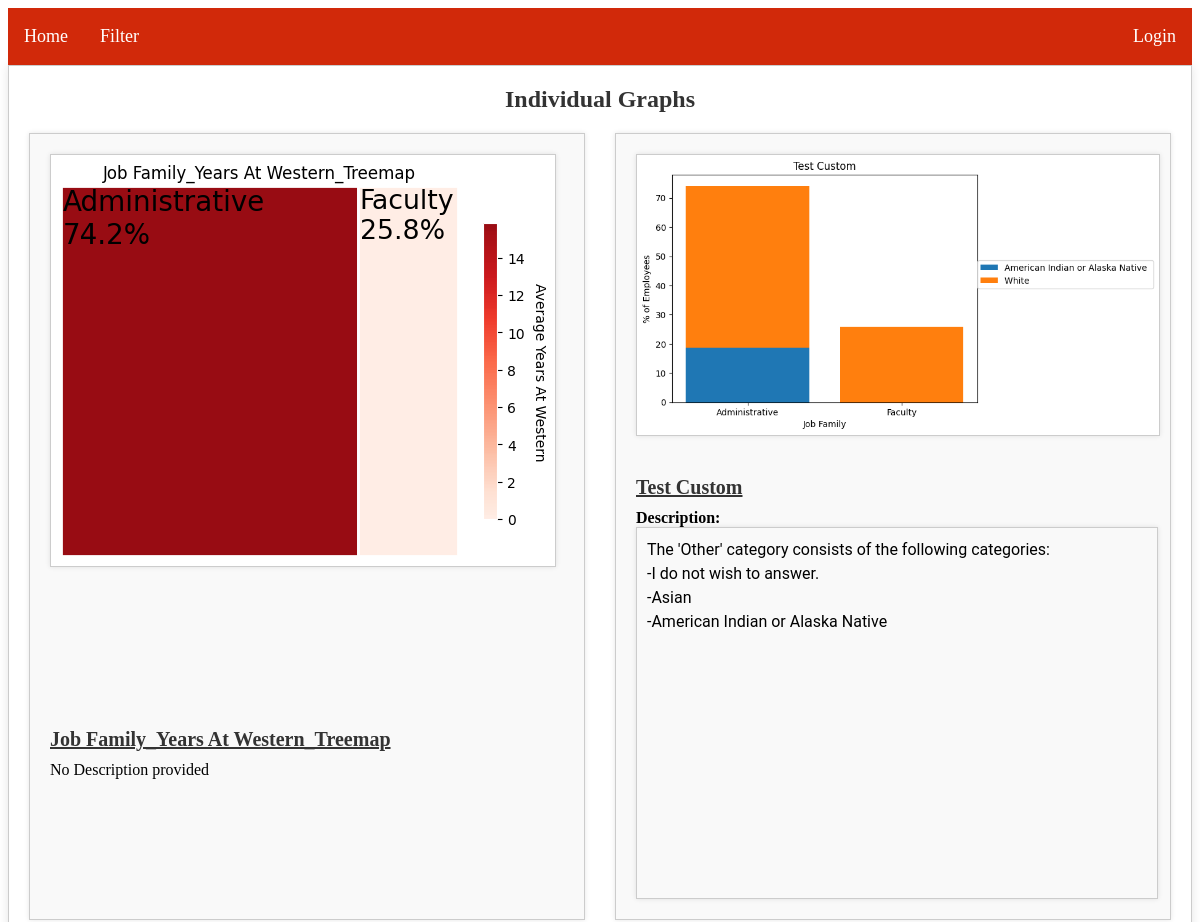
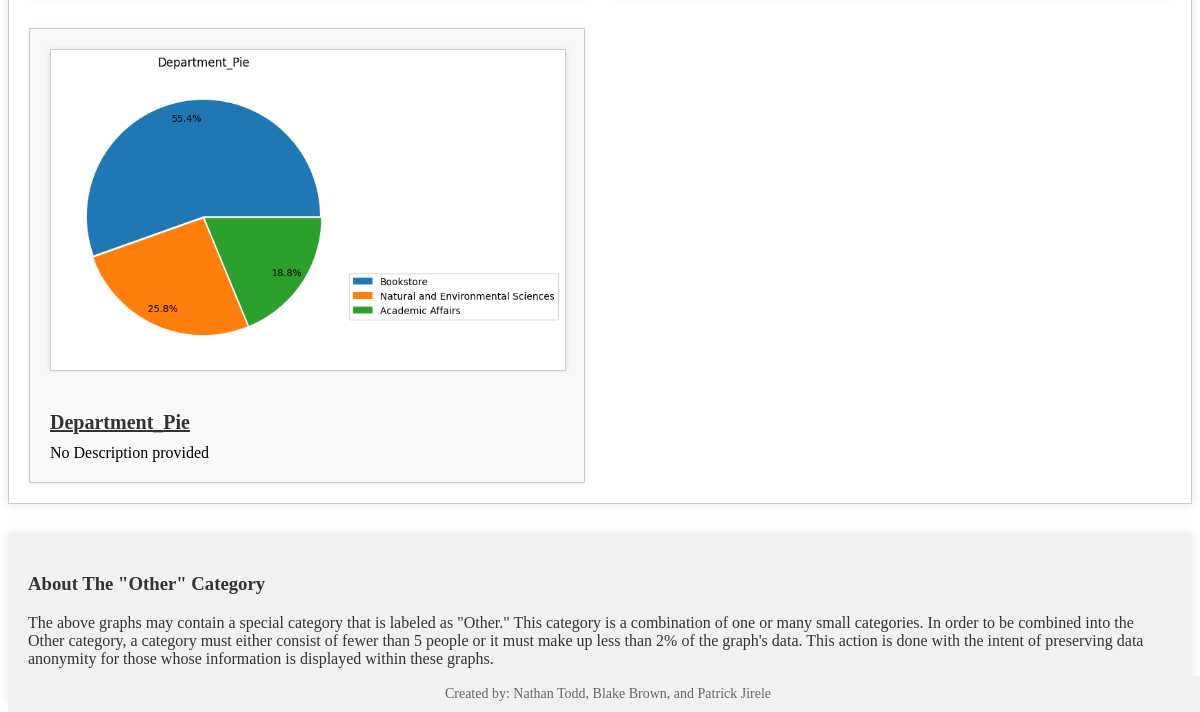
Before: / with the older database file (2 pictures, top to bottom).
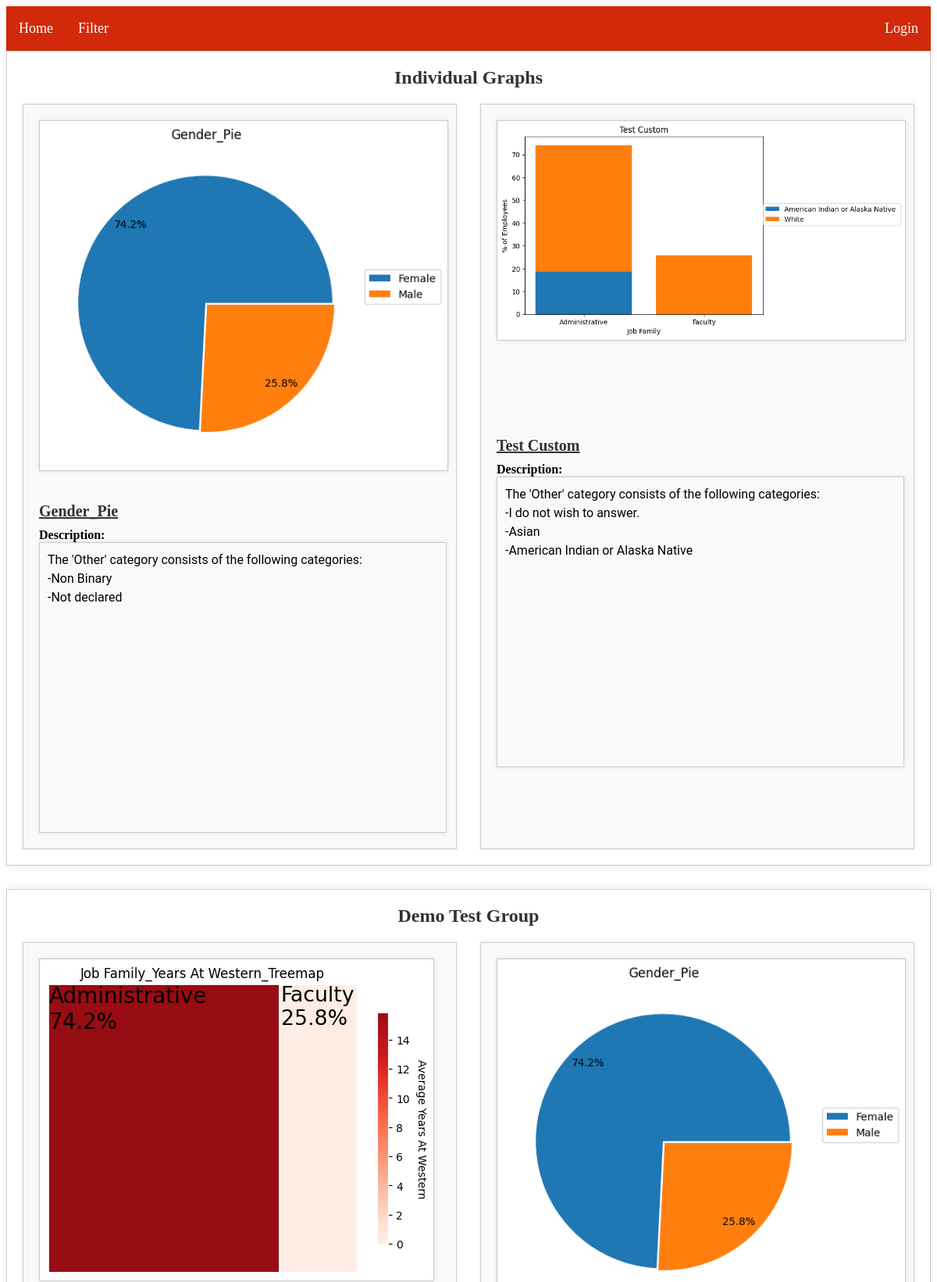
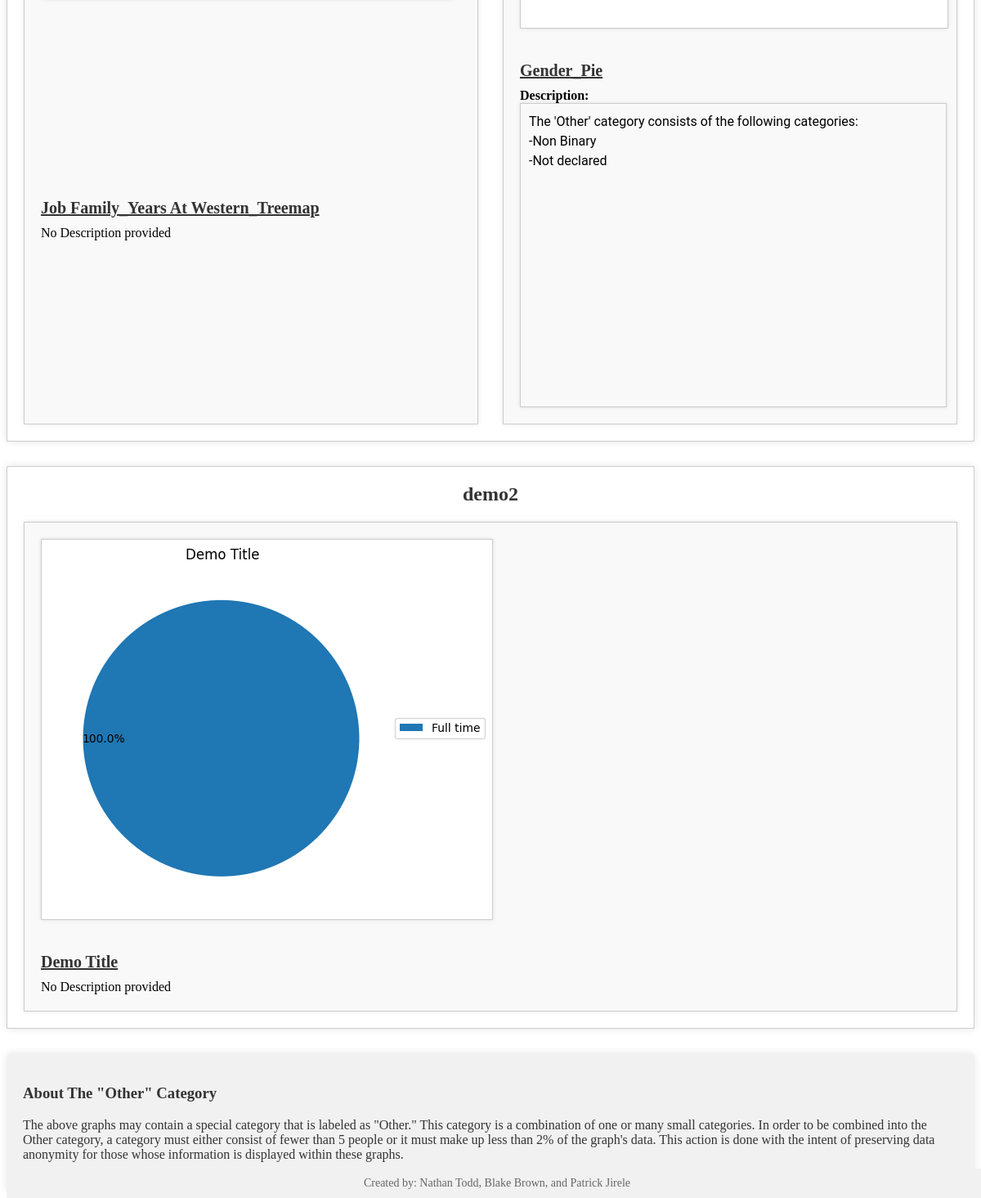
After: the same page with the newer database file (2 pictures, top to bottom).
### main.py (models this page shows)
class Graphs(db.Model):
    id = db.Column(db.Integer, primary_key=True)
    path = db.Column(db.String(100), nullable=False)
    title = db.Column(db.String(50), nullable=False)
    description = db.Column(db.String(250), nullable=True)
    type = db.Column(db.String(20))
    useQuantity = db.Column(db.Boolean, default=False)
    currently_displayed = db.Column(db.Boolean, default=False, nullable=False)
    group_id = db.Column(db.Integer, db.ForeignKey('graphgroup.id'), nullable=True)

class GraphGroup(db.Model):
    __tablename__ = 'graphgroup'
    id = db.Column(db.Integer, primary_key=True)
    group_name = db.Column(db.String(100))
    currently_displayed = db.Column(db.Boolean, default=False, nullable=False)
    graphs = db.relationship('Graphs', backref='GraphGroup', lazy='dynamic')

### main.py (the view)
@app.route('/')
def home():
    graphsFromDb = Graphs.query.filter_by(currently_displayed = 1).all()
    graphs_by_group = GraphGroup.query.filter_by(currently_displayed = 1).all()
    return render_template('home.html', graphs=graphsFromDb, graphGroups=graphs_by_group)

### templates/home.html (shortened to what this page needs)
{% extends 'base.html' %}
{% block content %}
<body>
    {% if graphs %}
        <div class="group-container">
            <h2>Individual Graphs</h2>
            <div class="graph-grid">
                {% for graph in graphs %}
                <div class="group-graph-container" data-graph-id="{{ graph.id }}">
                    <img src="{{ graph.path }}" class="thumbnail-img" alt="{{ graph.title }}" onclick="openModal(this)">
                    <div class="content-wrapper">
                        <div class="title-container">{{ graph.title }}</div>
                        {% if graph.description %}
                        <div class="description-container">
                            <b>Description:</b>
                            <div class="description-quote">
                                {{ graph.description|safe }}
                            </div>
                        </div>
                        {% else %}
                            No Description provided
                        {% endif %}
                    </div>
                </div>
                {% endfor %}
            </div>
        </div>
    {% endif %}
    {% if graphGroups %}
        {% for group in graphGroups %}
        <div class="group-container" data-group-id="{{ group.id }}">
            <h2>{{ group.group_name }}</h2>
            <div class="graph-grid">
                {% for graph in group.graphs %}
                <div class="group-graph-container" data-graph-id="{{ graph.id }}">
                    <img src="{{ graph.path }}" class="thumbnail-img" alt="{{ graph.title }}" onclick="openModal(this)">
                    <div class="content-wrapper">
                        <div class="title-container">{{ graph.title }}</div>
                        {% if graph.description %}
                        <div class="description-container">
                            <b>Description:</b>
                            <div class="description-quote">
                                {{ graph.description|safe }}
                            </div>
                        </div>
                        {% else %}
                            No Description provided
                        {% endif %}
                    </div>
                </div>
                {% endfor %}
            </div>
        </div>
        {% endfor %}
    {% endif %}
    <div class="other">
        <h3>About The "Other" Category</h3>
        <p>The above graphs may contain a special category that is labeled as "Other." This category is a combination of one or many small categories. In order to be combined into the Other category, a category must either consist of fewer than 5 people or it must make up less than 2% of the graph's data. This action is done with the intent of preserving data anonymity for those whose information is displayed within these graphs.</p>
    </div>
    <div class="footer">
        Created by: Nathan Todd, Blake Brown, and Patrick Jirele
    </div>
</body>
{% endblock %}

### templates/base.html (shortened to what this page needs)
<html>
<head>
    <!DOCTYPE html>
    <link href="/static/style.css" rel="stylesheet">
</head>
{% if current_user.is_authenticated %}
<body>
    <nav>
        <ul>
            <li><a href='/'>Home</a></li>
            <li><a href='/filterGraphs'>Filter</a></li>
            <li><a href='/createGraph'>Create Graphs</a></li>
            <li><a href='/uploadGraphs'>Upload Graphs</a></li>
            <li><a href='/editGroups'>Edit Groups</a></li>
            <li><a href='/uploadDataset'>Upload Dataset</a></li>
            <div class="dropdown">
                <button class="dropbtn">Account <i class="fa fa-caret-down"></i> </button>
                <div class="dropdown-content">
                    <a href="/updatePassword">Change Password</a>
                    {% if current_user.admin == 1 %}
                        <a href="/createAdmin">Create Admin</a>
                    {% endif %}
                    <a href="/logout">Logout</a>
                </div>
            </div>
        </ul>
    </nav>
</body>
{% else %}
<nav>
    <ul>
        <li><a href='/'>Home</a></li>
        <li><a href='/filterGraphs'>Filter</a></li>
        <div class="topnav-right">
            <li><a href='/login'>Login</a></li>
        </div>
    </ul>
</nav>
{% endif %}
{% block content %}
{% endblock %}
</html>

### static/style.css (style rules this page uses)
ul { list-style-type: none; margin: 0; padding: 0; overflow: hidden; background-color: #d1290a; }
li { float: left; }
li a { display: block; color: white; text-align: center; padding: 18px 16px; text-decoration: none; font-size: 18px; }
.topnav-right { float: right; }
.footer { position: fixed; bottom: 0; width: 100%; background-color: #f1f1f1; text-align: center; padding: 10px 0; font-size: 12px; }

### templates/base.html (style rules this page uses)
nav { position: sticky; top: 0; background-color: #333; z-index: 1; }

### templates/home.html (style rules this page uses)
.group-container { border: 1px solid #ccc; padding: 20px; margin-bottom: 30px; text-align: center; box-shadow: 0 0 10px rgba(0, 0, 0, 0.1); }
.group-container h2 { font-size: 24px; margin-top: 0; margin-bottom: 20px; color: #333; }
.graph-grid { display: grid; grid-template-columns: repeat(auto-fit, minmax(500px, 1fr)); grid-gap: 30px; }
.group-graph-container { display: grid; grid-template-columns: 1fr; grid-gap: 20px; align-items: start; background-color: #f9f9f9; padding: 20px; border: 1px solid #ccc; box-shadow: 0 0 5px rgba(0, 0, 0, 0.1); }
.thumbnail-img { max-width: 100%; border: 1px solid #ccc; box-shadow: 0 0 5px rgba(0, 0, 0, 0.1); cursor: pointer; transition: transform 0.3s ease; }
.content-wrapper { flex-grow: 1; text-align: left; margin-top: 20px; }
.title-container { font-weight: bold; font-size: 20px; color: #333; margin-bottom: 10px; text-decoration: underline; }
.description-container { max-width: 100%; word-wrap: break-word; white-space: normal; }
.description-quote { max-width: 100%; padding-bottom: 70%; border: 1px solid; overflow: scroll; max-width: 500px; word-wrap: break-word; white-space: normal; }
.description-quote { width: 550px; height: 350px; border: 1px solid #ccc; overflow: auto; scrollbar-color: gray white; scrollbar-width: thin; word-wrap: break-word; padding: 10px; box-shadow: 0 0 5px rgba(0, 0, 0, 0.1); background-color: #f9f9f9; font-family: 'Roboto', sans-serif; line-height: 1.5; }
.other { background-color: #f1f1f1; color: #333; padding: 20px; border-radius: 5px; box-shadow: 0 0 10px rgba(0, 0, 0, 0.1); }
.footer { text-align: center; margin-top: 30px; color: #666; font-size: 14px; }

Changed rows visible on the page:
removed Graphs: path (picture), title "Department_Pie", description "No Description provided", shown under "Individual Graphs"
no longer on one of the page's lists (row edited): Graphs: title "Job Family_Years At Western_Treemap"
now on this page (row edited): Graphs: path (picture), title "Gender_Pie", description "The 'Other' category consists of the following categories: -Non Binary -Not declared"
now on this page (row edited): GraphGroup: group_name "Demo Test Group", Graphs (path (picture), title "Job Family_Years At Western_Treemap", description "No Description provided")
added GraphGroup: group_name "demo2"
added Graphs: path (picture), title "Demo Title", description "No Description provided", shown under "demo2"
